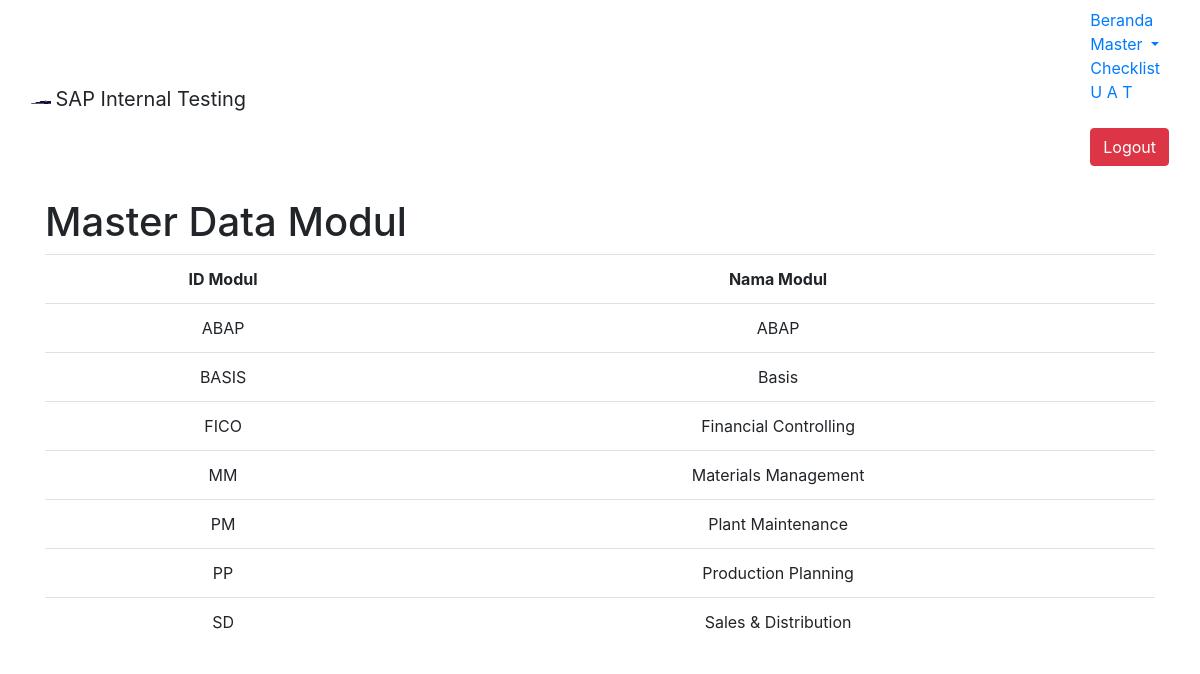
Screenshot of /module/home/m-modul.php with the database file from the repository.
### tables this page shows
CREATE TABLE `m_modul` (
  `idmodul` varchar(255) NOT NULL,
  `namemodul` varchar(255) NOT NULL
);

### module/home/m-modul.php (the view, shortened to what this page needs)
<?php
	$root = "../../";
?>
<!DOCTYPE html>
 <html lang="en-US">
<head>
<link href="<?php echo $root; ?>assets/css/bootstrap.min.css" rel="stylesheet">
<body>
	<nav class="navbar navbar-default">
	  <div class="container-fluid">
		<div class="navbar-header">
		  <img alt="Samator" class="navbar-text" src="<?php echo $root; ?>assets/images/s-logo.png" width="20" height="20">
		  <a class="navbar-brand">SAP Internal Testing</a>
		</div>
		<ul class="nav navbar-nav navbar-right">
			<li><a href="<?php echo $root; ?>module/home/home.php">Beranda</a></li>
			<li class="dropdown active">
				<a class="dropdown-toggle" data-toggle="dropdown" href="#">Master
				<span class="caret"></span></a>
			</li>
			<li><a href="<?php echo $root; ?>module/home/checklist.php">Checklist</a></li>
			<li><a href="<?php echo $root; ?>module/home/uat.php">U A T</a></li>
			&nbsp&nbsp<button class="btn btn-danger navbar-btn" onclick="window.location.href='login.php'">Logout</button>&nbsp&nbsp
		</ul>
	  </div>
	</nav>
	<div class="container container-fluid">
		<h1>Master Data Modul</h1>
	</div>
	<div class="container container-fluid">
		<table class="table table-hover text-center">
			<thead>
				<tr>
					<td><b>ID Modul</b></td>
					<td><b>Nama Modul</b></td>
				</tr>
			</thead>
			<tbody>
			<?php
				$query = "SELECT * FROM m_modul";
				$result = mysql_query($query);
				while($row = mysql_fetch_array($result)){
				echo "<tr>";
					echo "<td style:'border=1px solid black'>".$row['idmodul']."</td>";
					echo "<td style:'border=1px solid black>".$row['namemodul']."</td>";
				echo "</tr>";
				}
			?>
			</tbody>
		</table>
	</div>
</body>

### rows the page displays
m_modul: idmodul "ABAP", namemodul "ABAP"
m_modul: idmodul "BASIS", namemodul "Basis"
m_modul: idmodul "FICO", namemodul "Financial Controlling"
m_modul: idmodul "MM", namemodul "Materials Management"
m_modul: idmodul "PM", namemodul "Plant Maintenance"
m_modul: idmodul "PP", namemodul "Production Planning"
m_modul: idmodul "SD", namemodul "Sales & Distribution"
